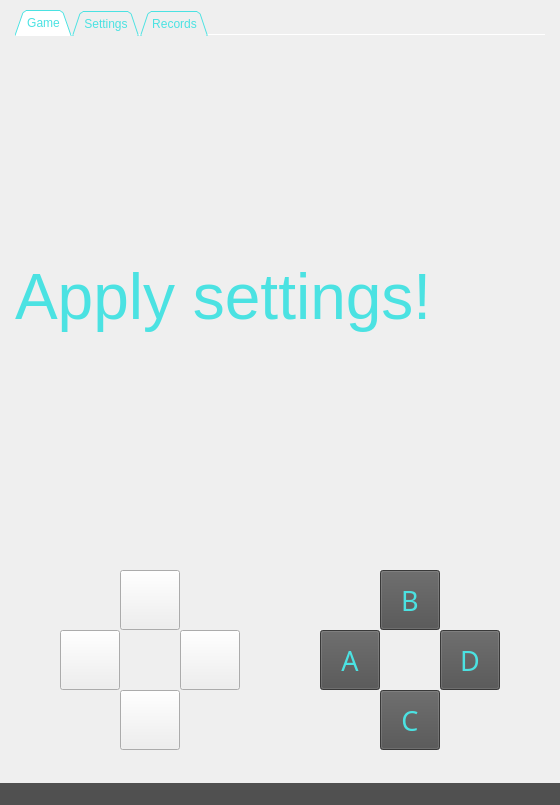
<?xml version="1.0" encoding="UTF-8"?>
<ui version="4.0">
 <class>MainWindow</class>
 <widget class="QMainWindow" name="MainWindow">
  <property name="geometry">
   <rect>
    <x>0</x>
    <y>0</y>
    <width>560</width>
    <height>805</height>
   </rect>
  </property>
  <property name="minimumSize">
   <size>
    <width>560</width>
    <height>805</height>
   </size>
  </property>
  <property name="maximumSize">
   <size>
    <width>560</width>
    <height>805</height>
   </size>
  </property>
  <property name="windowTitle">
   <string>Alien Miner</string>
  </property>
  <property name="styleSheet">
   <string notr="true">color:rgb(152, 152, 152);
</string>
  </property>
  <widget class="QWidget" name="centralwidget">
   <widget class="QLabel" name="background">
    <property name="geometry">
     <rect>
      <x>0</x>
      <y>0</y>
      <width>560</width>
      <height>805</height>
     </rect>
    </property>
    <property name="autoFillBackground">
     <bool>false</bool>
    </property>
    <property name="text">
     <string/>
    </property>
    <property name="pixmap">
     <pixmap>../pictures/BG.png</pixmap>
    </property>
    <property name="scaledContents">
     <bool>true</bool>
    </property>
    <property name="wordWrap">
     <bool>false</bool>
    </property>
    <property name="openExternalLinks">
     <bool>false</bool>
    </property>
   </widget>
   <widget class="QTabWidget" name="Game_tabwindow">
    <property name="geometry">
     <rect>
      <x>15</x>
      <y>10</y>
      <width>530</width>
      <height>550</height>
     </rect>
    </property>
    <property name="autoFillBackground">
     <bool>false</bool>
    </property>
    <property name="styleSheet">
     <string notr="true">color:rgb(75, 226, 226);</string>
    </property>
    <property name="tabPosition">
     <enum>QTabWidget::North</enum>
    </property>
    <property name="tabShape">
     <enum>QTabWidget::Triangular</enum>
    </property>
    <property name="currentIndex">
     <number>0</number>
    </property>
    <property name="iconSize">
     <size>
      <width>20</width>
      <height>20</height>
     </size>
    </property>
    <property name="elideMode">
     <enum>Qt::ElideNone</enum>
    </property>
    <property name="usesScrollButtons">
     <bool>false</bool>
    </property>
    <property name="documentMode">
     <bool>true</bool>
    </property>
    <property name="tabsClosable">
     <bool>false</bool>
    </property>
    <property name="movable">
     <bool>true</bool>
    </property>
    <property name="tabBarAutoHide">
     <bool>false</bool>
    </property>
    <widget class="QWidget" name="game">
     <property name="enabled">
      <bool>true</bool>
     </property>
     <attribute name="title">
      <string>Game</string>
     </attribute>
     <widget class="QLabel" name="game_screen">
      <property name="geometry">
       <rect>
        <x>-11</x>
        <y>-11</y>
        <width>541</width>
        <height>541</height>
       </rect>
      </property>
      <property name="text">
       <string/>
      </property>
      <property name="pixmap">
       <pixmap>../pictures/surface.png</pixmap>
      </property>
     </widget>
     <widget class="QWidget" name="gridLayoutWidget">
      <property name="geometry">
       <rect>
        <x>0</x>
        <y>0</y>
        <width>531</width>
        <height>521</height>
       </rect>
      </property>
      <layout class="QGridLayout" name="map_layout">
       <item row="0" column="0">
        <widget class="QLabel" name="start_lbl">
         <property name="font">
          <font>
           <pointsize>48</pointsize>
          </font>
         </property>
         <property name="text">
          <string>Apply settings!</string>
         </property>
        </widget>
       </item>
      </layout>
     </widget>
    </widget>
    <widget class="QWidget" name="settings">
     <property name="palette">
      <palette>
       <active>
        <colorrole role="WindowText">
         <brush brushstyle="SolidPattern">
          <color alpha="255">
           <red>75</red>
           <green>226</green>
           <blue>226</blue>
          </color>
         </brush>
        </colorrole>
        <colorrole role="Button">
         <brush brushstyle="SolidPattern">
          <color alpha="255">
           <red>72</red>
           <green>72</green>
           <blue>72</blue>
          </color>
         </brush>
        </colorrole>
        <colorrole role="Light">
         <brush brushstyle="SolidPattern">
          <color alpha="255">
           <red>255</red>
           <green>0</green>
           <blue>0</blue>
          </color>
         </brush>
        </colorrole>
        <colorrole role="Text">
         <brush brushstyle="SolidPattern">
          <color alpha="255">
           <red>75</red>
           <green>226</green>
           <blue>226</blue>
          </color>
         </brush>
        </colorrole>
        <colorrole role="ButtonText">
         <brush brushstyle="SolidPattern">
          <color alpha="255">
           <red>75</red>
           <green>226</green>
           <blue>226</blue>
          </color>
         </brush>
        </colorrole>
        <colorrole role="Base">
         <brush brushstyle="SolidPattern">
          <color alpha="255">
           <red>72</red>
           <green>72</green>
           <blue>72</blue>
          </color>
         </brush>
        </colorrole>
        <colorrole role="Window">
         <brush brushstyle="SolidPattern">
          <color alpha="255">
           <red>72</red>
           <green>72</green>
           <blue>72</blue>
          </color>
         </brush>
        </colorrole>
        <colorrole role="PlaceholderText">
         <brush brushstyle="NoBrush">
          <color alpha="128">
           <red>75</red>
           <green>226</green>
           <blue>226</blue>
          </color>
         </brush>
        </colorrole>
       </active>
       <inactive>
        <colorrole role="WindowText">
         <brush brushstyle="SolidPattern">
          <color alpha="255">
           <red>75</red>
           <green>226</green>
           <blue>226</blue>
          </color>
         </brush>
        </colorrole>
        <colorrole role="Button">
         <brush brushstyle="SolidPattern">
          <color alpha="255">
           <red>72</red>
           <green>72</green>
           <blue>72</blue>
          </color>
         </brush>
        </colorrole>
        <colorrole role="Light">
         <brush brushstyle="SolidPattern">
          <color alpha="255">
           <red>255</red>
           <green>0</green>
           <blue>0</blue>
          </color>
         </brush>
        </colorrole>
        <colorrole role="Text">
         <brush brushstyle="SolidPattern">
          <color alpha="255">
           <red>75</red>
           <green>226</green>
           <blue>226</blue>
          </color>
         </brush>
        </colorrole>
        <colorrole role="ButtonText">
         <brush brushstyle="SolidPattern">
          <color alpha="255">
           <red>75</red>
           <green>226</green>
           <blue>226</blue>
          </color>
         </brush>
        </colorrole>
        <colorrole role="Base">
         <brush brushstyle="SolidPattern">
          <color alpha="255">
           <red>72</red>
           <green>72</green>
           <blue>72</blue>
          </color>
         </brush>
        </colorrole>
        <colorrole role="Window">
         <brush brushstyle="SolidPattern">
          <color alpha="255">
           <red>72</red>
           <green>72</green>
           <blue>72</blue>
          </color>
         </brush>
        </colorrole>
        <colorrole role="PlaceholderText">
         <brush brushstyle="NoBrush">
          <color alpha="128">
           <red>75</red>
           <green>226</green>
           <blue>226</blue>
          </color>
         </brush>
        </colorrole>
       </inactive>
       <disabled>
        <colorrole role="WindowText">
         <brush brushstyle="SolidPattern">
          <color alpha="255">
           <red>75</red>
           <green>226</green>
           <blue>226</blue>
          </color>
         </brush>
        </colorrole>
        <colorrole role="Button">
         <brush brushstyle="SolidPattern">
          <color alpha="255">
           <red>72</red>
           <green>72</green>
           <blue>72</blue>
          </color>
         </brush>
        </colorrole>
        <colorrole role="Light">
         <brush brushstyle="SolidPattern">
          <color alpha="255">
           <red>255</red>
           <green>0</green>
           <blue>0</blue>
          </color>
         </brush>
        </colorrole>
        <colorrole role="Text">
         <brush brushstyle="SolidPattern">
          <color alpha="255">
           <red>75</red>
           <green>226</green>
           <blue>226</blue>
          </color>
         </brush>
        </colorrole>
        <colorrole role="ButtonText">
         <brush brushstyle="SolidPattern">
          <color alpha="255">
           <red>75</red>
           <green>226</green>
           <blue>226</blue>
          </color>
         </brush>
        </colorrole>
        <colorrole role="Base">
         <brush brushstyle="SolidPattern">
          <color alpha="255">
           <red>72</red>
           <green>72</green>
           <blue>72</blue>
          </color>
         </brush>
        </colorrole>
        <colorrole role="Window">
         <brush brushstyle="SolidPattern">
          <color alpha="255">
           <red>72</red>
           <green>72</green>
           <blue>72</blue>
          </color>
         </brush>
        </colorrole>
        <colorrole role="PlaceholderText">
         <brush brushstyle="NoBrush">
          <color alpha="128">
           <red>75</red>
           <green>226</green>
           <blue>226</blue>
          </color>
         </brush>
        </colorrole>
       </disabled>
      </palette>
     </property>
     <property name="accessibleName">
      <string/>
     </property>
     <attribute name="title">
      <string>Settings</string>
     </attribute>
     <widget class="QDial" name="size_dial">
      <property name="geometry">
       <rect>
        <x>420</x>
        <y>20</y>
        <width>80</width>
        <height>80</height>
       </rect>
      </property>
      <property name="font">
       <font>
        <pointsize>8</pointsize>
       </font>
      </property>
      <property name="focusPolicy">
       <enum>Qt::WheelFocus</enum>
      </property>
      <property name="styleSheet">
       <string notr="true">color:rgb(0, 255, 0);
background-color:rgb(0, 178, 181)</string>
      </property>
      <property name="minimum">
       <number>2</number>
      </property>
      <property name="maximum">
       <number>8</number>
      </property>
      <property name="wrapping">
       <bool>false</bool>
      </property>
      <property name="notchTarget">
       <double>0.000000000000000</double>
      </property>
      <property name="notchesVisible">
       <bool>true</bool>
      </property>
     </widget>
     <widget class="QDial" name="level_dial">
      <property name="geometry">
       <rect>
        <x>420</x>
        <y>100</y>
        <width>80</width>
        <height>80</height>
       </rect>
      </property>
      <property name="styleSheet">
       <string notr="true">color:rgb(0, 255, 0);
background-color:rgb(0, 178, 181)</string>
      </property>
      <property name="minimum">
       <number>2</number>
      </property>
      <property name="maximum">
       <number>10</number>
      </property>
      <property name="notchesVisible">
       <bool>true</bool>
      </property>
     </widget>
     <widget class="QDial" name="difficulty_dial">
      <property name="geometry">
       <rect>
        <x>420</x>
        <y>180</y>
        <width>80</width>
        <height>80</height>
       </rect>
      </property>
      <property name="styleSheet">
       <string notr="true">color:rgb(0, 255, 0);
background-color:rgb(0, 178, 181)</string>
      </property>
      <property name="minimum">
       <number>1</number>
      </property>
      <property name="maximum">
       <number>10</number>
      </property>
      <property name="singleStep">
       <number>1</number>
      </property>
      <property name="orientation">
       <enum>Qt::Horizontal</enum>
      </property>
      <property name="wrapping">
       <bool>false</bool>
      </property>
      <property name="notchTarget">
       <double>5.699999999999999</double>
      </property>
      <property name="notchesVisible">
       <bool>true</bool>
      </property>
     </widget>
     <widget class="QLabel" name="sizes_lbl">
      <property name="geometry">
       <rect>
        <x>10</x>
        <y>40</y>
        <width>350</width>
        <height>40</height>
       </rect>
      </property>
      <property name="font">
       <font>
        <family>MS Shell Dlg 2</family>
        <pointsize>13</pointsize>
        <weight>50</weight>
        <italic>false</italic>
        <bold>false</bold>
       </font>
      </property>
      <property name="styleSheet">
       <string notr="true">color:rgb(75, 226, 226)</string>
      </property>
      <property name="text">
       <string>Map size</string>
      </property>
     </widget>
     <widget class="QLabel" name="layers_lbl">
      <property name="geometry">
       <rect>
        <x>10</x>
        <y>120</y>
        <width>350</width>
        <height>40</height>
       </rect>
      </property>
      <property name="font">
       <font>
        <pointsize>13</pointsize>
       </font>
      </property>
      <property name="styleSheet">
       <string notr="true">v</string>
      </property>
      <property name="text">
       <string>Layers count</string>
      </property>
     </widget>
     <widget class="QLabel" name="diffucult">
      <property name="geometry">
       <rect>
        <x>10</x>
        <y>200</y>
        <width>350</width>
        <height>40</height>
       </rect>
      </property>
      <property name="font">
       <font>
        <pointsize>13</pointsize>
       </font>
      </property>
      <property name="styleSheet">
       <string notr="true">color:rgb(75, 226, 226)</string>
      </property>
      <property name="text">
       <string>Difficulty</string>
      </property>
     </widget>
     <widget class="QLabel" name="key_lbl">
      <property name="geometry">
       <rect>
        <x>10</x>
        <y>370</y>
        <width>170</width>
        <height>30</height>
       </rect>
      </property>
      <property name="font">
       <font>
        <pointsize>13</pointsize>
       </font>
      </property>
      <property name="styleSheet">
       <string notr="true">color:rgb(75, 226, 226)</string>
      </property>
      <property name="text">
       <string>Generation key</string>
      </property>
     </widget>
     <widget class="QLineEdit" name="generate_key">
      <property name="geometry">
       <rect>
        <x>200</x>
        <y>370</y>
        <width>330</width>
        <height>30</height>
       </rect>
      </property>
      <property name="styleSheet">
       <string notr="true">background-color:rgb(130, 130, 130);
color:rgb(0, 255, 247)</string>
      </property>
     </widget>
     <widget class="QPushButton" name="set_btn">
      <property name="geometry">
       <rect>
        <x>270</x>
        <y>440</y>
        <width>190</width>
        <height>50</height>
       </rect>
      </property>
      <property name="font">
       <font>
        <pointsize>13</pointsize>
       </font>
      </property>
      <property name="autoFillBackground">
       <bool>false</bool>
      </property>
      <property name="styleSheet">
       <string notr="true">color:rgb(75, 226, 226);
background-color:rgb(80, 80, 80)</string>
      </property>
      <property name="text">
       <string>Apply settings</string>
      </property>
     </widget>
     <widget class="QLabel" name="label">
      <property name="geometry">
       <rect>
        <x>430</x>
        <y>260</y>
        <width>16</width>
        <height>16</height>
       </rect>
      </property>
      <property name="styleSheet">
       <string notr="true">color:rgb(0, 208, 14)</string>
      </property>
      <property name="text">
       <string>1</string>
      </property>
     </widget>
     <widget class="QLabel" name="label_2">
      <property name="geometry">
       <rect>
        <x>480</x>
        <y>260</y>
        <width>21</width>
        <height>16</height>
       </rect>
      </property>
      <property name="styleSheet">
       <string notr="true">color:rgb(0, 208, 14)</string>
      </property>
      <property name="text">
       <string>10</string>
      </property>
     </widget>
     <widget class="QLabel" name="label_3">
      <property name="geometry">
       <rect>
        <x>430</x>
        <y>170</y>
        <width>16</width>
        <height>16</height>
       </rect>
      </property>
      <property name="styleSheet">
       <string notr="true">color:rgb(0, 208, 14)</string>
      </property>
      <property name="text">
       <string>2</string>
      </property>
     </widget>
     <widget class="QLabel" name="label_4">
      <property name="geometry">
       <rect>
        <x>480</x>
        <y>170</y>
        <width>16</width>
        <height>16</height>
       </rect>
      </property>
      <property name="styleSheet">
       <string notr="true">color:rgb(0, 208, 14)</string>
      </property>
      <property name="text">
       <string>10</string>
      </property>
     </widget>
     <widget class="QLabel" name="label_5">
      <property name="geometry">
       <rect>
        <x>430</x>
        <y>90</y>
        <width>16</width>
        <height>16</height>
       </rect>
      </property>
      <property name="styleSheet">
       <string notr="true">color:rgb(0, 208, 14)</string>
      </property>
      <property name="text">
       <string>2</string>
      </property>
     </widget>
     <widget class="QLabel" name="label_6">
      <property name="geometry">
       <rect>
        <x>490</x>
        <y>90</y>
        <width>16</width>
        <height>16</height>
       </rect>
      </property>
      <property name="styleSheet">
       <string notr="true">color:rgb(0, 208, 14)</string>
      </property>
      <property name="text">
       <string>8</string>
      </property>
     </widget>
     <widget class="QCheckBox" name="check_key">
      <property name="geometry">
       <rect>
        <x>70</x>
        <y>445</y>
        <width>151</width>
        <height>41</height>
       </rect>
      </property>
      <property name="font">
       <font>
        <pointsize>13</pointsize>
       </font>
      </property>
      <property name="styleSheet">
       <string notr="true">QCheckBox::indicator { color : blue; }
QCheckBox::indicator{width: 20px; height: 20px;}</string>
      </property>
      <property name="text">
       <string>Use the key</string>
      </property>
      <property name="checked">
       <bool>false</bool>
      </property>
      <property name="tristate">
       <bool>false</bool>
      </property>
     </widget>
     <widget class="QPushButton" name="keyboard_btn">
      <property name="geometry">
       <rect>
        <x>290</x>
        <y>300</y>
        <width>211</width>
        <height>41</height>
       </rect>
      </property>
      <property name="font">
       <font>
        <pointsize>13</pointsize>
       </font>
      </property>
      <property name="styleSheet">
       <string notr="true">color:rgb(75, 226, 226);
background-color:rgb(80, 80, 80)</string>
      </property>
      <property name="text">
       <string>Keyboard</string>
      </property>
     </widget>
     <widget class="QLabel" name="keyboard_lbl">
      <property name="geometry">
       <rect>
        <x>10</x>
        <y>305</y>
        <width>271</width>
        <height>31</height>
       </rect>
      </property>
      <property name="font">
       <font>
        <pointsize>13</pointsize>
       </font>
      </property>
      <property name="text">
       <string>Set user buttons</string>
      </property>
     </widget>
    </widget>
    <widget class="QWidget" name="records">
     <attribute name="title">
      <string>Records</string>
     </attribute>
     <widget class="QTableWidget" name="records_table">
      <property name="geometry">
       <rect>
        <x>8</x>
        <y>5</y>
        <width>512</width>
        <height>512</height>
       </rect>
      </property>
      <property name="styleSheet">
       <string notr="true">background-color:rgb(158, 158, 158)</string>
      </property>
      <property name="sizeAdjustPolicy">
       <enum>QAbstractScrollArea::AdjustToContents</enum>
      </property>
      <property name="showGrid">
       <bool>true</bool>
      </property>
      <property name="gridStyle">
       <enum>Qt::SolidLine</enum>
      </property>
      <property name="sortingEnabled">
       <bool>true</bool>
      </property>
      <property name="columnCount">
       <number>4</number>
      </property>
      <attribute name="horizontalHeaderHighlightSections">
       <bool>true</bool>
      </attribute>
      <attribute name="verticalHeaderVisible">
       <bool>false</bool>
      </attribute>
      <column>
       <property name="text">
        <string>Name</string>
       </property>
      </column>
      <column>
       <property name="text">
        <string>Steps</string>
       </property>
      </column>
      <column>
       <property name="text">
        <string>time (sec)</string>
       </property>
      </column>
      <column>
       <property name="text">
        <string>key</string>
       </property>
      </column>
     </widget>
    </widget>
   </widget>
   <widget class="QPushButton" name="up_btn">
    <property name="geometry">
     <rect>
      <x>120</x>
      <y>570</y>
      <width>60</width>
      <height>60</height>
     </rect>
    </property>
    <property name="font">
     <font>
      <pointsize>13</pointsize>
     </font>
    </property>
    <property name="text">
     <string/>
    </property>
    <property name="icon">
     <iconset>
      <normaloff>../pictures/up_arrow.png</normaloff>../pictures/up_arrow.png</iconset>
    </property>
    <property name="iconSize">
     <size>
      <width>60</width>
      <height>60</height>
     </size>
    </property>
   </widget>
   <widget class="QPushButton" name="left_btn">
    <property name="geometry">
     <rect>
      <x>60</x>
      <y>630</y>
      <width>60</width>
      <height>60</height>
     </rect>
    </property>
    <property name="font">
     <font>
      <pointsize>13</pointsize>
     </font>
    </property>
    <property name="text">
     <string/>
    </property>
    <property name="icon">
     <iconset>
      <normaloff>../pictures/left_arrow.png</normaloff>../pictures/left_arrow.png</iconset>
    </property>
    <property name="iconSize">
     <size>
      <width>60</width>
      <height>60</height>
     </size>
    </property>
   </widget>
   <widget class="QPushButton" name="right_btn">
    <property name="geometry">
     <rect>
      <x>180</x>
      <y>630</y>
      <width>60</width>
      <height>60</height>
     </rect>
    </property>
    <property name="font">
     <font>
      <pointsize>13</pointsize>
     </font>
    </property>
    <property name="text">
     <string/>
    </property>
    <property name="icon">
     <iconset>
      <normaloff>../pictures/right_arrow.png</normaloff>../pictures/right_arrow.png</iconset>
    </property>
    <property name="iconSize">
     <size>
      <width>60</width>
      <height>60</height>
     </size>
    </property>
   </widget>
   <widget class="QPushButton" name="down_btn">
    <property name="geometry">
     <rect>
      <x>120</x>
      <y>690</y>
      <width>60</width>
      <height>60</height>
     </rect>
    </property>
    <property name="font">
     <font>
      <pointsize>13</pointsize>
     </font>
    </property>
    <property name="text">
     <string/>
    </property>
    <property name="icon">
     <iconset>
      <normaloff>../pictures/down_arrow.png</normaloff>../pictures/down_arrow.png</iconset>
    </property>
    <property name="iconSize">
     <size>
      <width>60</width>
      <height>60</height>
     </size>
    </property>
   </widget>
   <widget class="QPushButton" name="c_btn">
    <property name="geometry">
     <rect>
      <x>380</x>
      <y>690</y>
      <width>60</width>
      <height>60</height>
     </rect>
    </property>
    <property name="font">
     <font>
      <family>Arial Black</family>
      <pointsize>20</pointsize>
     </font>
    </property>
    <property name="styleSheet">
     <string notr="true">color:rgb(75, 226, 226);
background-color:rgb(80, 80, 80)</string>
    </property>
    <property name="text">
     <string>C</string>
    </property>
   </widget>
   <widget class="QPushButton" name="d_btn">
    <property name="geometry">
     <rect>
      <x>440</x>
      <y>630</y>
      <width>60</width>
      <height>60</height>
     </rect>
    </property>
    <property name="font">
     <font>
      <family>Arial Black</family>
      <pointsize>20</pointsize>
     </font>
    </property>
    <property name="styleSheet">
     <string notr="true">color:rgb(75, 226, 226);
background-color:rgb(80, 80, 80)</string>
    </property>
    <property name="text">
     <string>D</string>
    </property>
   </widget>
   <widget class="QPushButton" name="a_btn">
    <property name="geometry">
     <rect>
      <x>320</x>
      <y>630</y>
      <width>60</width>
      <height>60</height>
     </rect>
    </property>
    <property name="font">
     <font>
      <family>Arial Black</family>
      <pointsize>20</pointsize>
     </font>
    </property>
    <property name="styleSheet">
     <string notr="true">color:rgb(75, 226, 226);
background-color:rgb(80, 80, 80)</string>
    </property>
    <property name="text">
     <string>A</string>
    </property>
   </widget>
   <widget class="QPushButton" name="b_btn">
    <property name="geometry">
     <rect>
      <x>380</x>
      <y>570</y>
      <width>60</width>
      <height>60</height>
     </rect>
    </property>
    <property name="font">
     <font>
      <family>Arial Black</family>
      <pointsize>20</pointsize>
     </font>
    </property>
    <property name="styleSheet">
     <string notr="true">color:rgb(75, 226, 226);
background-color:rgb(80, 80, 80)</string>
    </property>
    <property name="text">
     <string>B</string>
    </property>
   </widget>
  </widget>
  <widget class="QMenuBar" name="menubar">
   <property name="geometry">
    <rect>
     <x>0</x>
     <y>0</y>
     <width>560</width>
     <height>26</height>
    </rect>
   </property>
  </widget>
  <widget class="QStatusBar" name="statusbar">
   <property name="styleSheet">
    <string notr="true">color:rgb(75, 226, 226);
background-color:rgb(80, 80, 80)</string>
   </property>
  </widget>
 </widget>
 <resources/>
 <connections/>
</ui>
